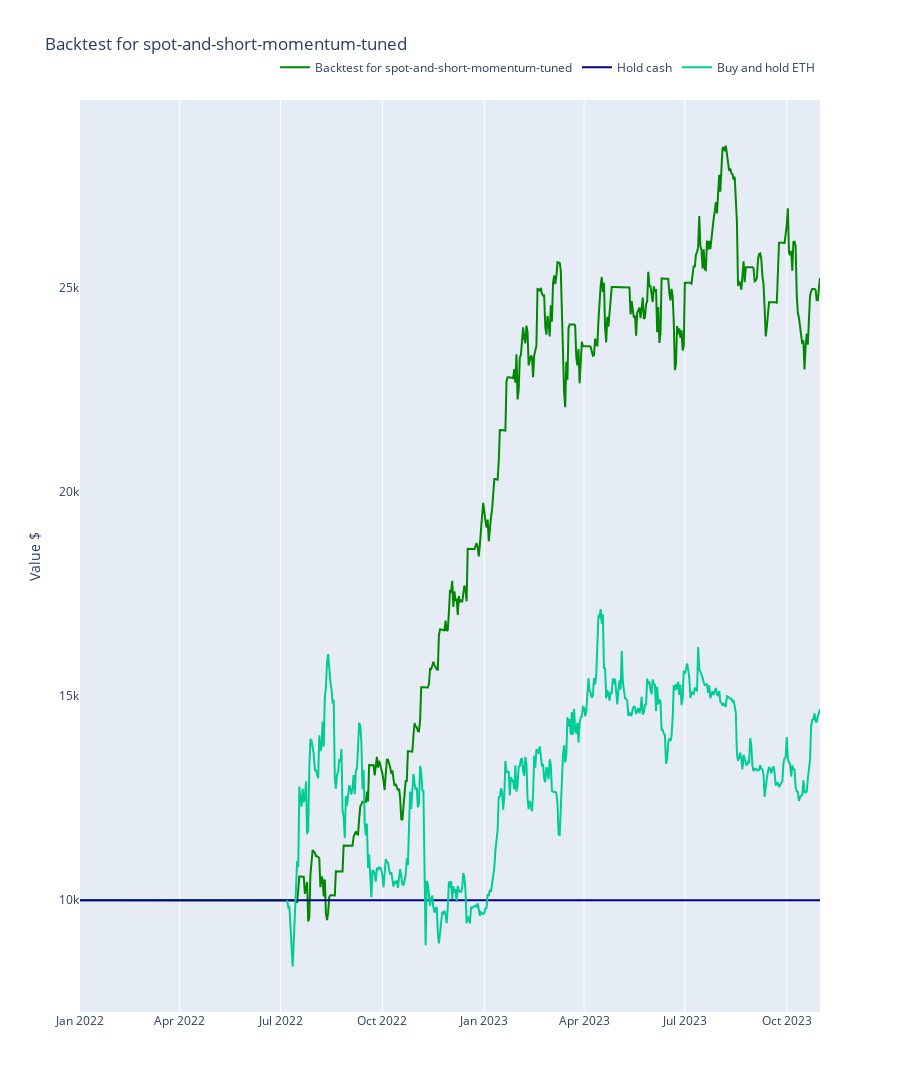

The notebook cell saved with this chart:
### Markdown cell above
## Benchmarking the strategy performance

Here we benchmark the strategy performance against some baseline scenarios.

- Buy and hold ETH
- Buy and hold US Dollar (do nothing)

### Code cell
from tradingstrategy.chain import ChainId
from tradeexecutor.visual.benchmark import visualise_benchmark

data_univese = strategy_universe.data_universe

eth_usd = universe.get_pair_by_human_description((ChainId.polygon, "uniswap-v3", "WETH", "USDC"))
eth_candles = data_univese.candles.get_candles_by_pair(eth_usd.internal_id)
eth_price = eth_candles["close"]

fig = visualise_benchmark(
    state.name,
    portfolio_statistics=state.stats.portfolio,
    all_cash=state.portfolio.get_initial_deposit(),
    buy_and_hold_asset_name="ETH",
    buy_and_hold_price_series=eth_price,
    start_at=universe_options.start_at,
    end_at=universe_options.end_at,
)

fig.show()

### Figure 1 — Plotly figure (JSON) as saved in the notebook; plotly's stock layout.template omitted (floating-point values rounded to 4 significant figures; data arrays with more than 128 entries replaced by an {"elided": "..."} marker saying what was removed)
{"data": [{"line": {"color": "#008800"}, "mode": "lines", "name": "Backtest for spot-and-short-momentum-tuned", "type": "scatter", "x": {"elided": "669 str values"}, "y": {"elided": "669 float values"}}, {"line": {"color": "#000088"}, "mode": "lines", "name": "Hold cash", "type": "scatter", "x": ["2022-01-01T00:00:00", "2023-10-31T00:00:00"], "y": [10000, 10000]}, {"mode": "lines", "name": "Buy and hold ETH", "type": "scatter", "x": {"elided": "482 str values"}, "y": {"elided": "482 float values"}}], "layout": {"height": 1200, "legend": {"orientation": "h", "x": 1, "xanchor": "right", "y": 1.02, "yanchor": "bottom"}, "title": {"text": "Backtest for spot-and-short-momentum-tuned"}, "xaxis": {"rangeslider": {"visible": false}}, "yaxis": {"showgrid": false, "title": {"text": "Value $"}}}}
